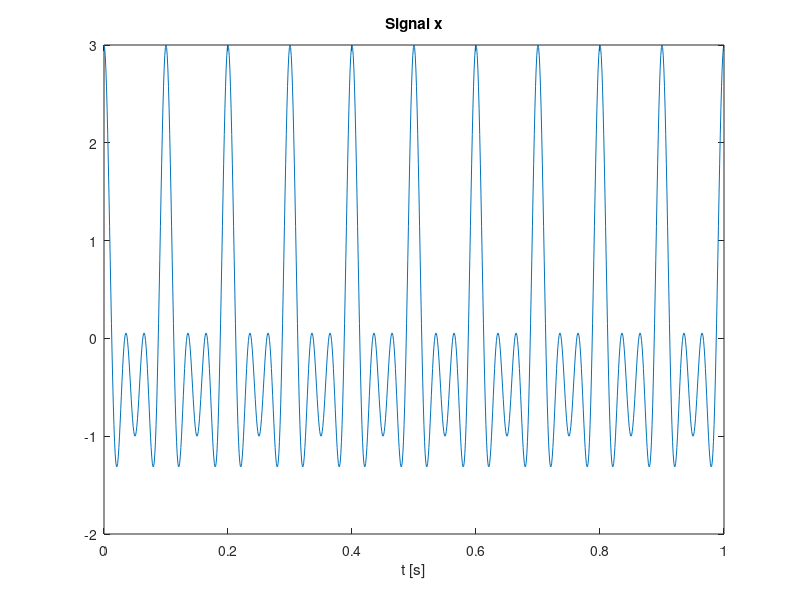

Write the MATLAB code that produced this figure. (Note: this script raises an error after producing the figure.)
% example 2
% This example shows
% discrete cosine transform and comparison to
% Matlab dct function
clear all; close all;

% signal generation
frequencies = [10, 20, 30];
fs = 1000;                  % Sampling frequency;
tLen = 1;                   % Length of signal in [s]
N = tLen * fs;              % Number of samples
t = (0 : N - 1) * 1/fs;     % Time samples
x = 0;                      % Signal
for f = frequencies
    x = x + cos(2 * pi * f * t);
end
f = (0 : N - 1) * fs / (N * 2);   % frequencies in dft

% plot signal
plot(t, x);
title("Signal x");
xlabel("t [s]");

% matlab
X_matlab = dct(x) / N;

% dct
X_dct = discreteCosineTransform(x) / N;
error = max(abs(X_dct - X_matlab));
disp("dct error = " + error);

% plot spectrum
lim = [0, max(frequencies) + 2];
XList = [X_dct; X_matlab];
titles = ["dct", "matlab"];
xl = "f [Hz]";
shape = [2, 1];
figure;

for i = 1 : length(titles)
    subplot(shape(1), shape(2), i);
    plot(f, abs(XList(i, :)));
    title(titles(i));
    xlabel(xl);
    xlim(lim);
end